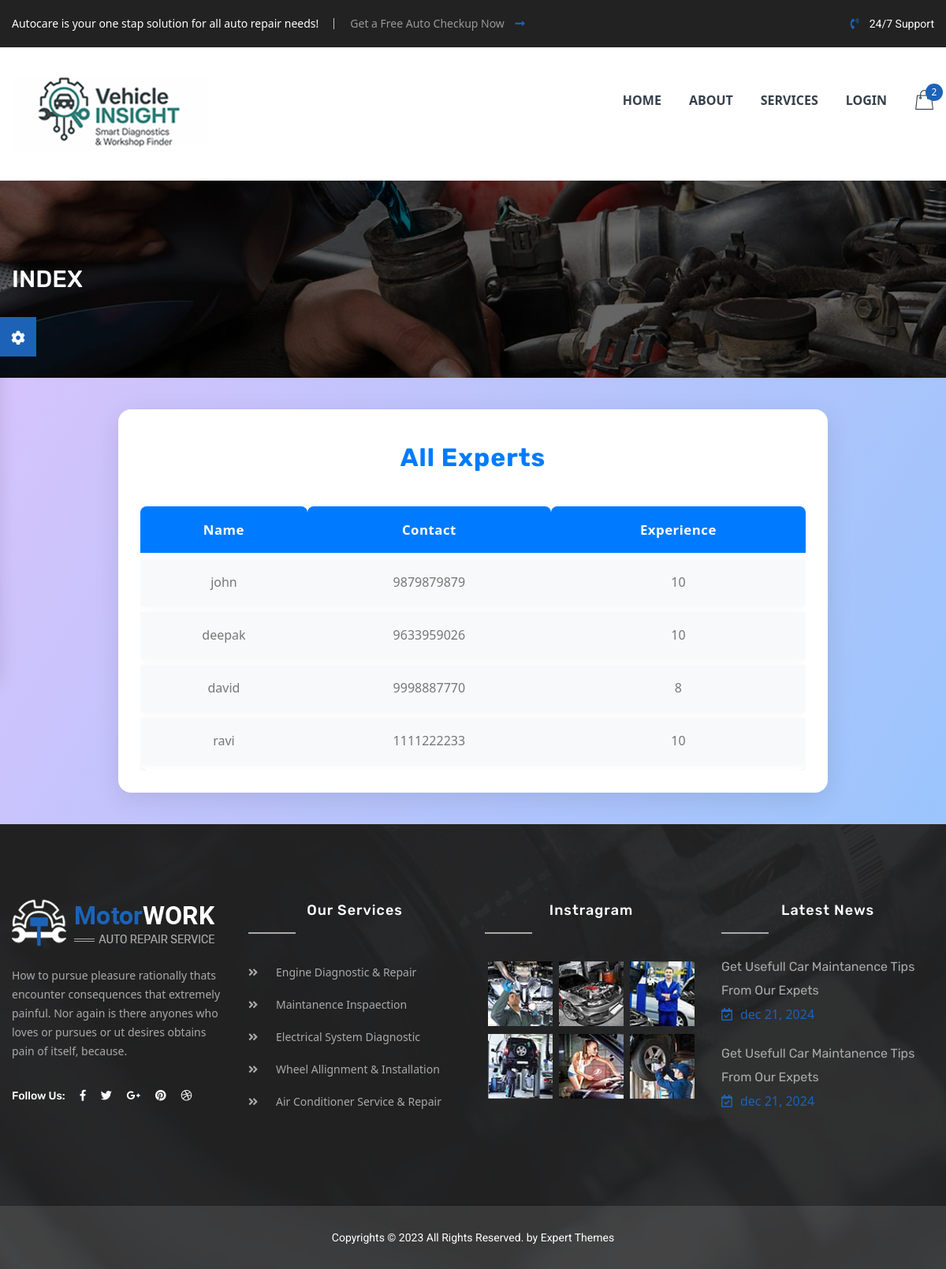
The app's page /view_all_experts/ with its own data.
### appnew/models.py (models this page shows)
class experts(models.Model):
    name=models.CharField(max_length=100)
    contact=models.CharField(max_length=10,
        validators=[RegexValidator(regex=r'^\d{10}$', message="Contact number must be exactly 10 digits.")])
    userid=models.ForeignKey(login,on_delete=models.CASCADE)
    experience=models.IntegerField(default=1)
    experience_certificate = models.ImageField(upload_to='experiences_certificates/' , blank=True, null=True)

### appnew/views.py (the view)
# urls.py: path('view_all_experts/', views.view_all_experts, name='view_all_experts'),
def view_all_experts(request):
    experts_list = experts.objects.all()
    return render(request, 'view_all_experts.html', {'experts_list': experts_list})

### appnew/templates/view_all_experts.html (shortened to what this page needs)
{% extends "indexheader.html" %}
{% block content %}
<div class="container">
    <h2>All Experts</h2>
    <div class="table-responsive">
        <table class="experts-table">
            <thead>
                <tr>
                    <th>Name</th>
                    <th>Contact</th>
                    <th>Experience</th>
                </tr>
            </thead>
            <tbody>
                {% for expert in experts_list %}
                <tr>
                    <td>{{ expert.name }}</td>
                    <td>{{ expert.contact }}</td>
                    <td>{{ expert.experience }}</td>
                </tr>
                {% empty %}
                <tr>
                    <td colspan="3" class="no-data">No experts found.</td>
                </tr>
                {% endfor %}
            </tbody>
        </table>
    </div>
</div>
{% endblock %}

### appnew/templates/view_all_experts.html (style rules this page uses)
body { font-family: 'Segoe UI', Arial, sans-serif; background: linear-gradient(120deg, #e0c3fc, #8ec5fc); }
.container { max-width: 900px; margin: 40px auto; background: #fff; border-radius: 16px; box-shadow: 0 8px 32px rgba(0,0,0,0.10); padding: 36px 28px 28px 28px; }
h2 { text-align: center; color: #007bff; margin-bottom: 28px; font-size: 2rem; font-weight: 700; letter-spacing: 1px; }
.table-responsive { width: 100%; overflow-x: auto; }
.experts-table { width: 100%; border-collapse: separate; border-spacing: 0 8px; background: rgba(255,255,255,0.97); border-radius: 12px; overflow: hidden; box-shadow: 0 4px 16px rgba(0,0,0,0.07); }
.experts-table th, .experts-table td { padding: 16px 12px; text-align: center; font-size: 1rem; background: #f8f9fa; }
.experts-table th { background: #007bff; color: #fff; font-size: 1.05rem; letter-spacing: 0.5px; border-radius: 8px 8px 0 0; }
.experts-table tr { box-shadow: 0 2px 8px rgba(0,0,0,0.04); border-radius: 8px; transition: background 0.2s; }

### records on screen
experts: name "john", contact "9879879879", experience "10"
experts: name "deepak", contact "9633959026", experience "10"
experts: name "david", contact "9998887770", experience "8"
experts: name "ravi", contact "1111222233", experience "10"
